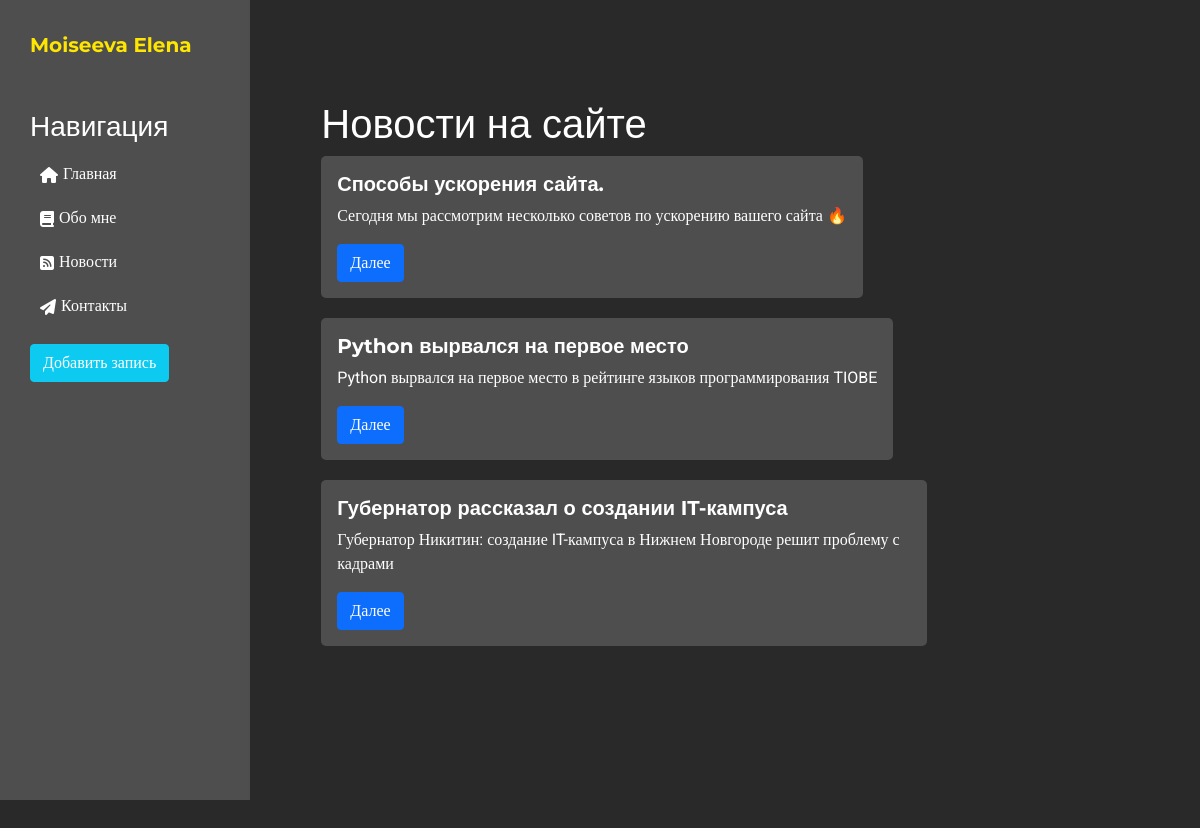
Page /news/ on the committed database.
### news/models.py (models this page shows, shortened)
class Article(models.Model):
    title = models.CharField('Название', max_length=50)
    anons = models.CharField('Анонс', max_length=250)
    full_text = models.TextField('Статья')
    date = models.DateTimeField('Дата публикации')
    class Meta:
        verbose_name = 'Новость'
        verbose_name_plural = 'Новости'

### news/views.py (the view)
# urls.py: path('', views.news_home, name='news_home'),
def news_home(request):
    news = Article.objects.order_by('-date')
    return render(request, 'news/news_home.html', {'news': news})

### news/templates/news/news_home.html (shortened to what this page needs)
{% extends 'lesson_one/layout.html' %}
{% block content %}
<div class="aux-center">
    <h1>Новости на сайте</h1>
    {% if news %}
    {% for el in news %}
    <div class="card w-75">
        <div class="card-body list">
            <h5 class="card-title">{{ el.title }}</h5>
            <p class="card-text">{{ el.anons }}</p>
            <a href="{% url 'news-detail' el.id %}" class="btn btn-primary">Далее</a>
        </div>
    </div>
    {% endfor %}
    {% else %}
    <p>Пока нет новостей!</p>
    {% endif %}
</div>
{% endblock %}

### lesson_one/static/lesson_one/css/lesson_one.css (style rules this page uses)
body { font-family: 'Roboto','Arial', serif; font-family: 'Montserrat', sans-serif; background: #292929; color: #fff; }
.aux-center { display: flex; flex-direction: column; width: 85%; height: 100%; align-items: flex-start; justify-content: top; margin-top: 100px; }
.card { background-color: #292929; margin-bottom: 20px; align-items: start; border: none; }
.list { background-color: #4e4e4e; border-radius: 5px; }
p.card-text { width: 100%; font-family: Roboto; }
.card-title { font-weight: bold; }
.btn { font-family: Roboto; }

### rows in the picture
Article: title "Способы ускорения сайта.", anons "Сегодня мы рассмотрим несколько советов по ускорению вашего сайта 🔥"
Article: title "Python вырвался на первое место", anons "Python вырвался на первое место в рейтинге языков программирования TIOBE"
Article: title "Губернатор рассказал о создании IT-кампуса", anons "Губернатор Никитин: создание IT-кампуса в Нижнем Новгороде решит проблему с кадрами"
